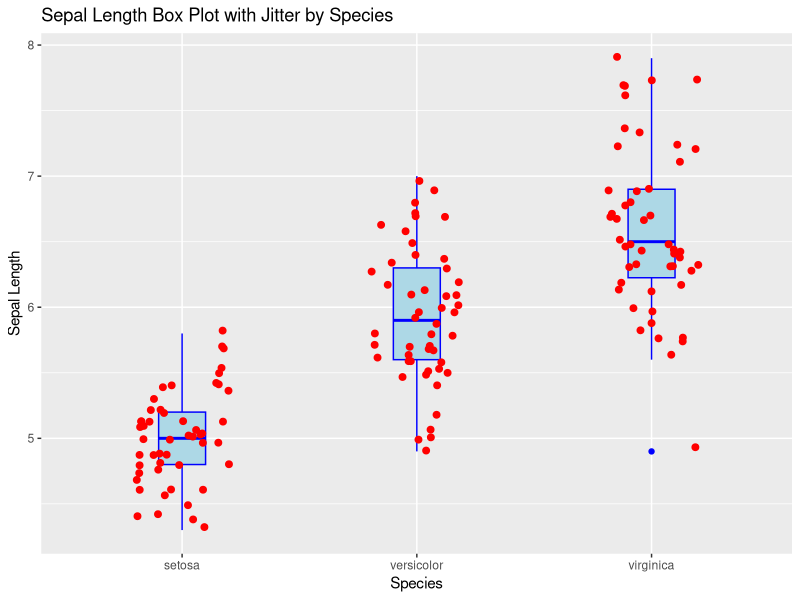
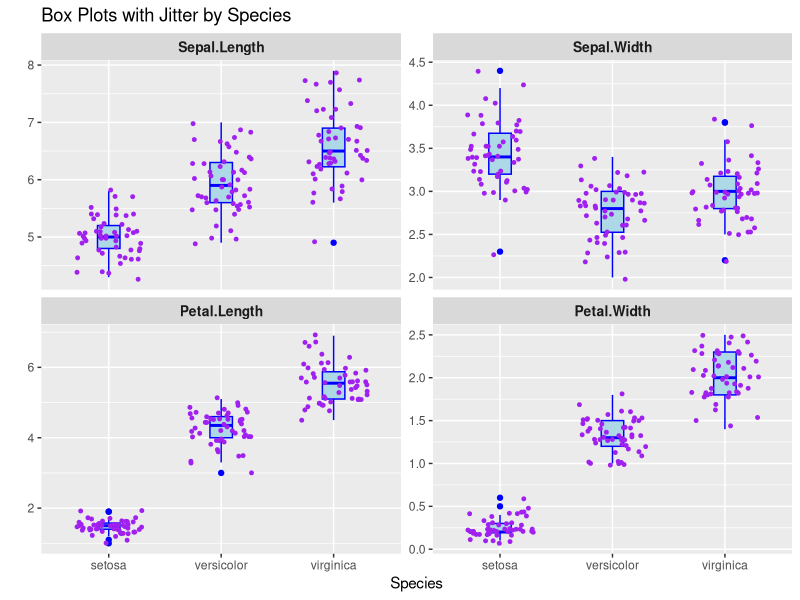
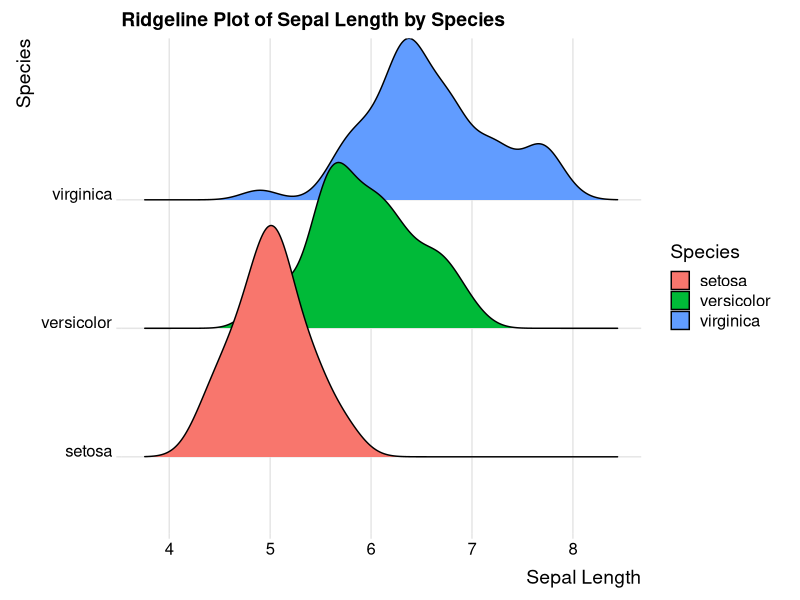

The R source for these figures, in order:
# 创建箱线图

# 加载ggplot2包
library(ggplot2)

# 加载Iris数据集
data(iris)

# 创建箱线图，并添加 jitter
ggplot(iris, aes(x = Species, y = Sepal.Length)) +
  geom_boxplot(fill = "lightblue", color = "blue", width = 0.2) +
  geom_jitter(position = position_jitter(0.2), color = "red", size = 2) +
  labs(title = "Sepal Length Box Plot with Jitter by Species",
       x = "Species",
       y = "Sepal Length")

################################################################################

# 加载必要的库
library(ggplot2)
library(reshape2)

# 加载Iris数据集
data(iris)

# 将数据集重塑为长格式
iris_long <- melt(iris, id.vars = "Species", variable.name = "Variable", value.name = "Value")

# 创建箱线图并添加 jitter，分面显示
ggplot(iris_long, aes(x = Species, y = Value)) +
  geom_boxplot(fill = "lightblue", color = "blue", width = 0.2) +
  geom_jitter(position = position_jitter(0.3), color = "purple", size = 1) +
  facet_wrap(~Variable, scales = "free_y") +
  labs(title = "Box Plots with Jitter by Species",
       x = "Species",
       y = "") +
  theme(strip.text = element_text(size = 10, face = "bold"))

################################################################################

library(ggridges)

# 加载Iris数据集
data(iris)

# 创建Ridgeline Plot
ggplot(iris, aes(x = Sepal.Length, y = Species, fill = Species)) +
  geom_density_ridges() +
  labs(title = "Ridgeline Plot of Sepal Length by Species",
       x = "Sepal Length") +
  theme_ridges()  # 使用ggridges的主题风格






